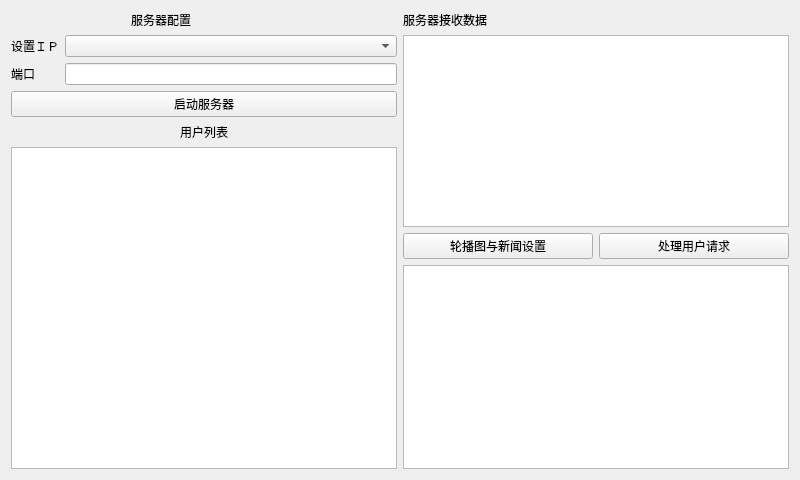
<?xml version="1.0" encoding="UTF-8"?>
<ui version="4.0">
 <class>Widget</class>
 <widget class="QWidget" name="Widget">
  <property name="geometry">
   <rect>
    <x>0</x>
    <y>0</y>
    <width>800</width>
    <height>480</height>
   </rect>
  </property>
  <property name="windowTitle">
   <string>Widget</string>
  </property>
  <layout class="QHBoxLayout" name="horizontalLayout_2">
   <item>
    <layout class="QVBoxLayout" name="verticalLayout_3">
     <item>
      <layout class="QGridLayout" name="gridLayout">
       <item row="0" column="0" colspan="2">
        <widget class="QLabel" name="label">
         <property name="maximumSize">
          <size>
           <width>300</width>
           <height>25</height>
          </size>
         </property>
         <property name="layoutDirection">
          <enum>Qt::LeftToRight</enum>
         </property>
         <property name="styleSheet">
          <string notr="true">font: 12pt &quot;Sans Serif&quot;;</string>
         </property>
         <property name="text">
          <string>服务器配置</string>
         </property>
         <property name="textFormat">
          <enum>Qt::AutoText</enum>
         </property>
         <property name="alignment">
          <set>Qt::AlignCenter</set>
         </property>
         <property name="wordWrap">
          <bool>false</bool>
         </property>
        </widget>
       </item>
       <item row="1" column="0">
        <widget class="QLabel" name="label_2">
         <property name="text">
          <string>设置ＩＰ</string>
         </property>
        </widget>
       </item>
       <item row="1" column="1">
        <widget class="QComboBox" name="HostCb"/>
       </item>
       <item row="2" column="0">
        <widget class="QLabel" name="label_3">
         <property name="text">
          <string>端口</string>
         </property>
        </widget>
       </item>
       <item row="2" column="1">
        <widget class="QLineEdit" name="sortLe"/>
       </item>
       <item row="3" column="0" colspan="2">
        <widget class="QPushButton" name="startBtn">
         <property name="text">
          <string>启动服务器</string>
         </property>
        </widget>
       </item>
      </layout>
     </item>
     <item>
      <layout class="QVBoxLayout" name="verticalLayout_2">
       <item>
        <widget class="QLabel" name="label_5">
         <property name="styleSheet">
          <string notr="true">font: 14pt &quot;Sans Serif&quot;;</string>
         </property>
         <property name="text">
          <string>用户列表</string>
         </property>
         <property name="alignment">
          <set>Qt::AlignCenter</set>
         </property>
        </widget>
       </item>
       <item>
        <widget class="QListWidget" name="userList"/>
       </item>
      </layout>
     </item>
    </layout>
   </item>
   <item>
    <layout class="QVBoxLayout" name="verticalLayout_4">
     <item>
      <layout class="QVBoxLayout" name="verticalLayout">
       <item>
        <widget class="QLabel" name="label_4">
         <property name="styleSheet">
          <string notr="true">font: 12pt &quot;Sans Serif&quot;;</string>
         </property>
         <property name="text">
          <string>服务器接收数据</string>
         </property>
        </widget>
       </item>
       <item>
        <widget class="QTextBrowser" name="reciveTb"/>
       </item>
      </layout>
     </item>
     <item>
      <layout class="QHBoxLayout" name="horizontalLayout">
       <item>
        <widget class="QPushButton" name="ImageSet">
         <property name="text">
          <string>轮播图与新闻设置</string>
         </property>
        </widget>
       </item>
       <item>
        <widget class="QPushButton" name="userAdvice">
         <property name="text">
          <string>处理用户请求</string>
         </property>
        </widget>
       </item>
      </layout>
     </item>
     <item>
      <widget class="QTextBrowser" name="AdviceBs"/>
     </item>
    </layout>
   </item>
  </layout>
 </widget>
 <layoutdefault spacing="6" margin="11"/>
 <resources/>
 <connections/>
</ui>
